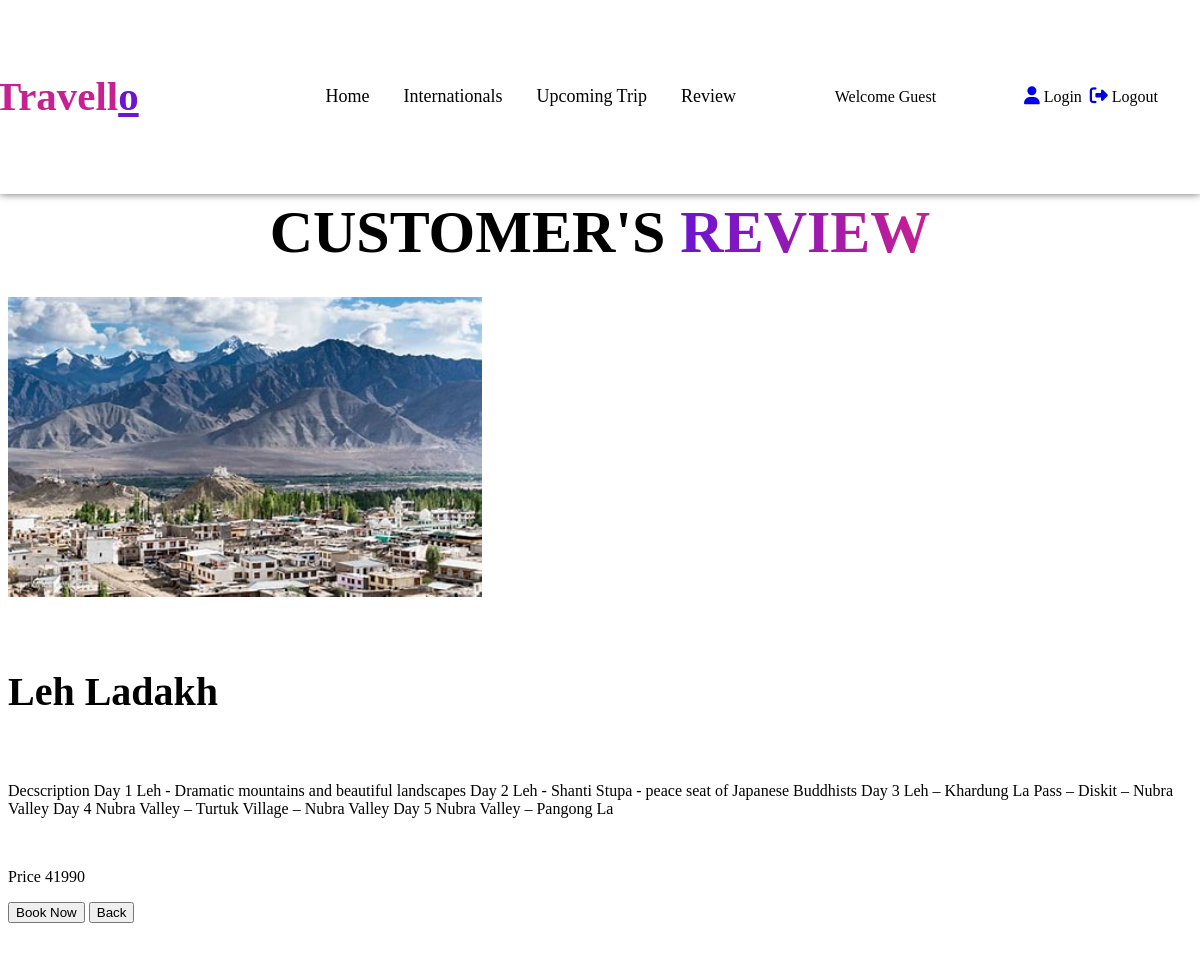
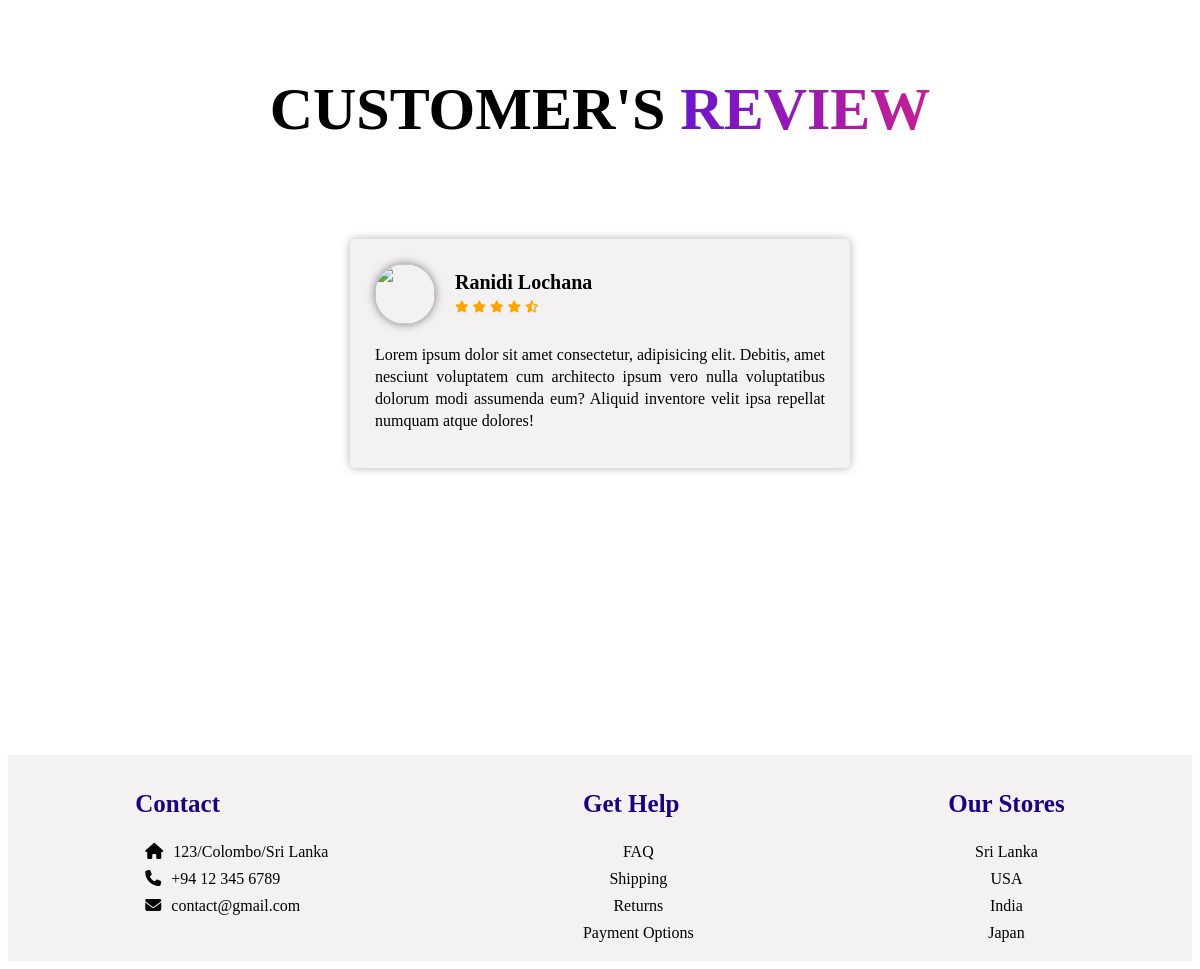
The page /spotdetails/1 on the database its author committed (2 pictures, top to bottom).
### TravelloApp/models.py (models this page shows)
class Nspot(models.Model):
    nspot_id=models.IntegerField(primary_key=True)
    nspot_name=models.CharField(max_length=50)
    type=(("india","india"),("international","innternational"))
    ncategory=models.CharField(max_length=100,choices=type)
    ndesc=models.CharField(max_length=255)
    nprice =models.IntegerField()
    nimage=models.ImageField(upload_to="pics")

### TravelloApp/views.py (the view)
# urls.py: path('spotdetails/<int:pid>', views.spotdetails, name='spotdetails'),
def spotdetails(req,pid):
    nspots = Nspot.objects.get(nspot_id=pid)
    context={}
    context['nspots']=nspots
    return render(req,'spotdetails.html',context)

### TravelloApp/templates/spotdetails.html (shortened to what this page needs)
{% extends 'base.html' %}
{% block body %}
<div class="hedi" id="Hedi">
    <h1>Customer's<span>review</span></h1>
</div>
    <div class="col-md-4 mt-4 p-4">
        <img src="{{nspots.nimage.url}}" class="card-img-top" alt="" style="height: 300px; width:40%;">
    </div>
    <div class="col-md-4 mt-4 p-4">
        <div class="card-body">
            <h5 class="card-title" style="font-size: 40px;">{{nspots.nspot_name}}</h5>
           <div> <p class="card-text">Decscription {{nspots.ndesc}}</p><br></div>
            <p class="card-text">Price {{nspots.nprice}}</p>
          </div>
        <a href="/passenger_detail"><button type="submit" class="btn btn-warning">Book Now</button></a>
        <a href="/"><button type="submit" class="btn btn-warning">Back</button></a>
    </div>
{% endblock %}

### TravelloApp/static/css/Style.css (style rules this page uses)
html { scroll-behavior: smooth; }
.hedi h1 { font-size: 60px; display: flex; align-items: center; justify-content: center; margin-bottom: 30px; text-transform: uppercase; }
.hedi h1 span { background: linear-gradient(to left, #c72092 , #6c14d0); -webkit-background-clip: text; -webkit-text-fill-color: transparent; margin-left: 15px; }
* { box-sizing:border-box }

### rows shown on the page
Nspot: nimage (picture), nspot_name "Leh Ladakh", ndesc "Day 1 Leh - Dramatic mountains and beautiful landscapes Day 2 Leh - Shanti Stupa - peace seat of Japanese Buddhists Day 3 Leh – Khardung La Pass – Diskit – Nubra Valley Day 4 Nubra Valley – Turtuk Village – Nubra Valley Day 5 Nubra Valley – Pangong La", nprice "41990"
